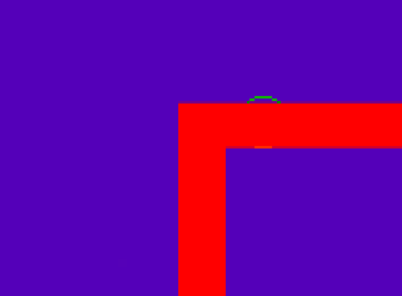
%> input picture TestImages/Test21.png, 402 x 296 px
$ octave imageTuringMaskDebug.m   (GNU Octave 9; MATLAB toolbox functions it lacks are replaced by stand-ins)
%> lines starting %> are read from the running program, lines starting %| are printed output that depends on the picture; in (x1, y1, x2, y2) boxes, pixels count from 0 and x2, y2 are one past the last pixel; in counts of white or black regions, pixels touching at a corner belong together; the program's own positions count from 1
img = imread("TestImages/Test21.PNG");
%> img is the input picture: size 296x402x3 uint8; mean R, G, B 108.5, 0.1, 158.3
[redImage, g, b] = imsplit(img);
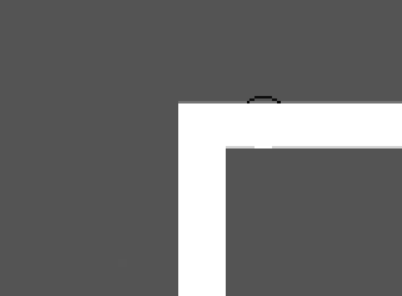
%> redImage: size 296x402 uint8; min 0, max 255, mean 108.5
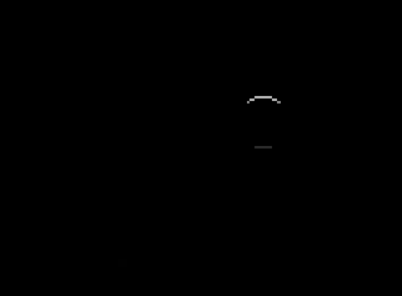
%> g: size 296x402 uint8; min 0, max 185, mean 0.1
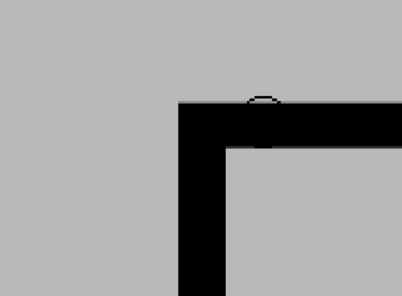
%> b: size 296x402 uint8; min 0, max 185, mean 158.3
[yS, xS] = size(redImage);
%> yS = 296; xS = 402

yS = 120;
xS = 160;
binary = redImage>200;
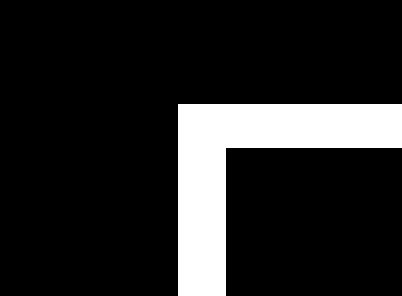
%> binary: size 296x402 logical; 14.3% white; 1 white region, box (x1, y1, x2, y2) and area: (178, 104, 402, 296) 16960
xSGreyOut = 20
mask = zeros(yS,xS);
[yS,xS] = size(mask);
for y = floor(yS/2)-20:yS
    for x=floor(xS/2-xSGreyOut):floor(xS/2+xSGreyOut)
        mask(y,x) = 1;
    end
end
for k = 0:60+20
    out = k;
    for i = -97:-83
        outter = int8(out*[cosd(i), sind(i)]);
        if(60-outter(2)<=size(mask,1))
            mask(60-outter(2),80-xSGreyOut+outter(1)) = 1;
        end
    end
end
mask = mask + fliplr(mask);
mask = logical(mask);
mask = ~mask;
imshow(mask)
